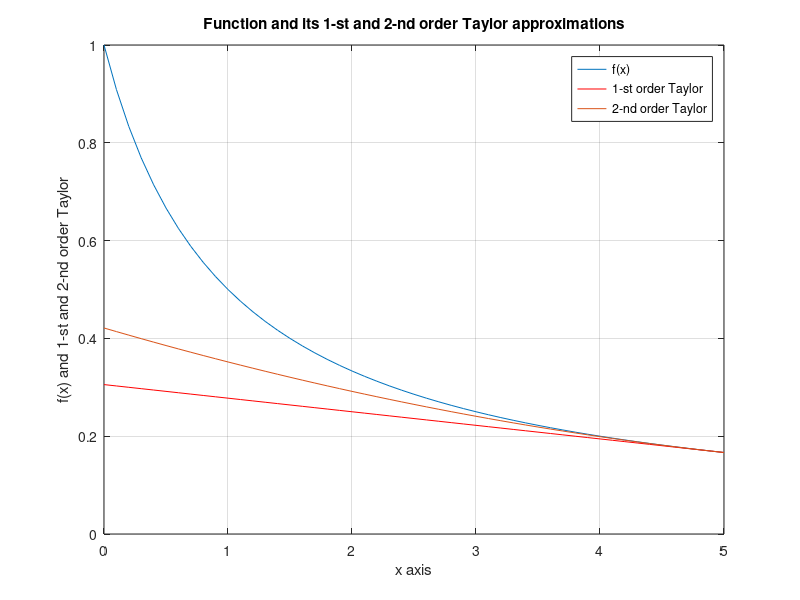

MATLAB code for this plot:
%%%%%%%%%%%%%%%%%%%%%%%%%%%%%%%%%%%%%%%%%%%%%%%%%%%%%%%%%%%%%%%%%%%%%%%%%%
% M file that computes and plots the Taylor approximations of Exercise_1 %
%                                                                        %
% A. P. Liavas, October 19, 2022                                         %
%%%%%%%%%%%%%%%%%%%%%%%%%%%%%%%%%%%%%%%%%%%%%%%%%%%%%%%%%%%%%%%%%%%%%%%%%%

clear, clc, close all

% (1) First and second-order Taylor of f(x) = 1/(1+x), in R_+.
x(:,1)=[0:.1:5];  % construct the x_axis
x_0 = 5;         % Taylor point - you may change this point

% Compute function f at the points of the x_axis
f = 1./(1+x);     
% Plot the function
figure(1)
plot(x, f), xlabel('x axis'), ylabel('f(x)'), hold on, grid on
fprintf('I plot the function. Press a key to continue...'), pause

% Compute first-order Taylor approximation around x_0 
f1 = 1/(1+x_0) - (1+x_0)^(-2) * (x-x_0);                                     
% Add to the plot the 1-st order approximation
plot(x, f1, 'r'), ylabel('f(x) and 1-st order Taylor')
clc, fprintf('\nI plot the function and its 1-st order approximation. Press a key to continue...'), pause

% Compute second-order Taylor approximation around x_0
f2 = 1/(1+x_0) - (1+x_0)^(-2) * (x-x_0) + 1/2 * 2 * (1+x_0)^(-3) * (x-x_0).^2;   
% Add to the plot the 2-nd order approximation
plot(x, f2), ylabel('f(x) and 1-st and 2-nd order Taylor') 
title('Function and its 1-st and 2-nd order Taylor approximations')
legend('f(x)', '1-st order Taylor', '2-nd order Taylor')
clc, fprintf('\nI plot the function and its 1-st and 2-nd order approximations. Press a key to continue...')

clear f f1 f2
clc
